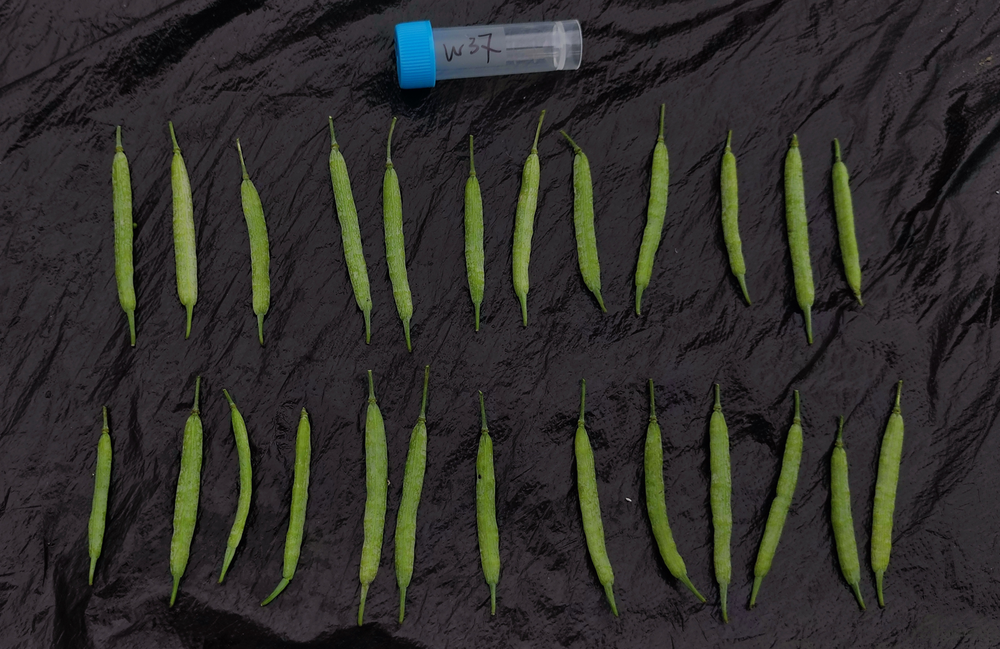
#> input picture test/p2.png, 1000 x 649 px, shrunk from 1434 x 931 before the run, found by its file name
$ python t1.py
#> lines starting #> are read from the running program, lines starting #| are printed output that depends on the picture; after the words box and inside, x2 and y2 are one past the last pixel; in counts of white or black regions, pixels touching at a corner belong together
import cv2
import numpy as np

# 读取图像
image = cv2.imread(r'C:\Users\w\Desktop\adacv\test\p2.png')
#> image is the input picture: shape (649, 1000, 3); mean B, G, R 42.3, 45.9, 46.9

# 转换为HSV色彩空间，用于颜色过滤
hsv = cv2.cvtColor(image, cv2.COLOR_BGR2HSV)
#> hsv: shape (649, 1000, 3); mean H, S, V 131.4, 45.6, 50.2

# 定义绿色的HSV范围（可以根据实际情况调整范围）
lower_green = np.array([35, 40, 40])
upper_green = np.array([85, 255, 255])
mask = cv2.inRange(hsv, lower_green, upper_green)
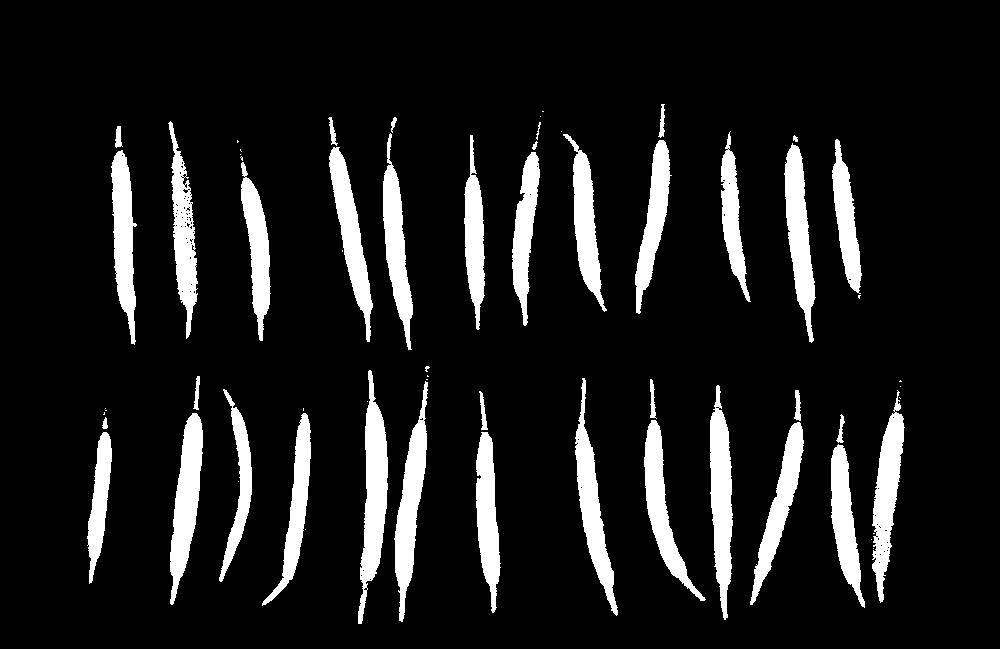
#> mask: shape (649, 1000); 11.1% white; 63 white regions (25 under 20 px), largest, box (x1, y1, x2, y2) and area: (358, 370, 388, 624) 3799, (710, 385, 733, 620) 3484, (394, 381, 428, 622) 3374

# 应用掩膜
filtered_image = cv2.bitwise_and(image, image, mask=mask)
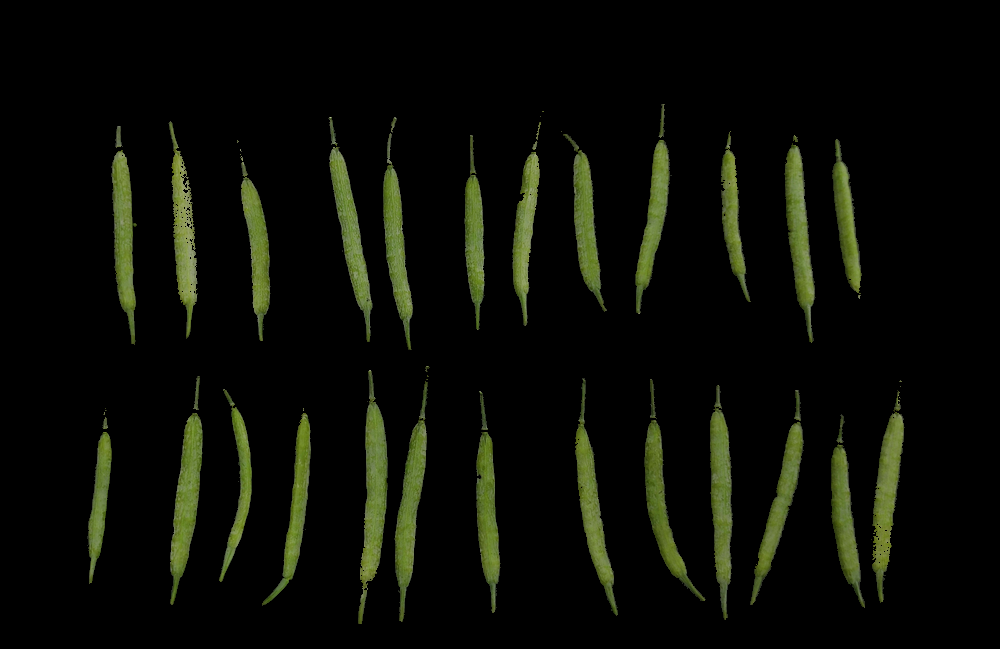
#> filtered_image: shape (649, 1000, 3); mean B, G, R 5.7, 12.7, 10.7

# 转换为灰度图
gray = cv2.cvtColor(filtered_image, cv2.COLOR_BGR2GRAY)
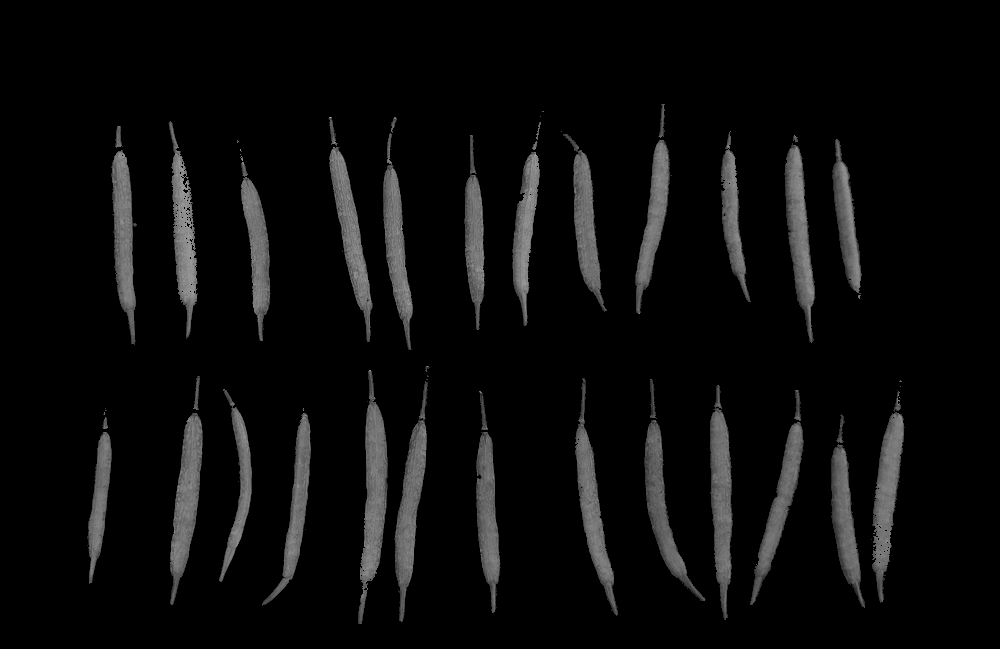
#> gray: shape (649, 1000); min 0, max 185, mean 11.3

# 高斯模糊，平滑图像
blurred = cv2.GaussianBlur(gray, (5, 5), 0)

# 二值化
_, thresh = cv2.threshold(blurred, 20, 255, cv2.THRESH_BINARY)
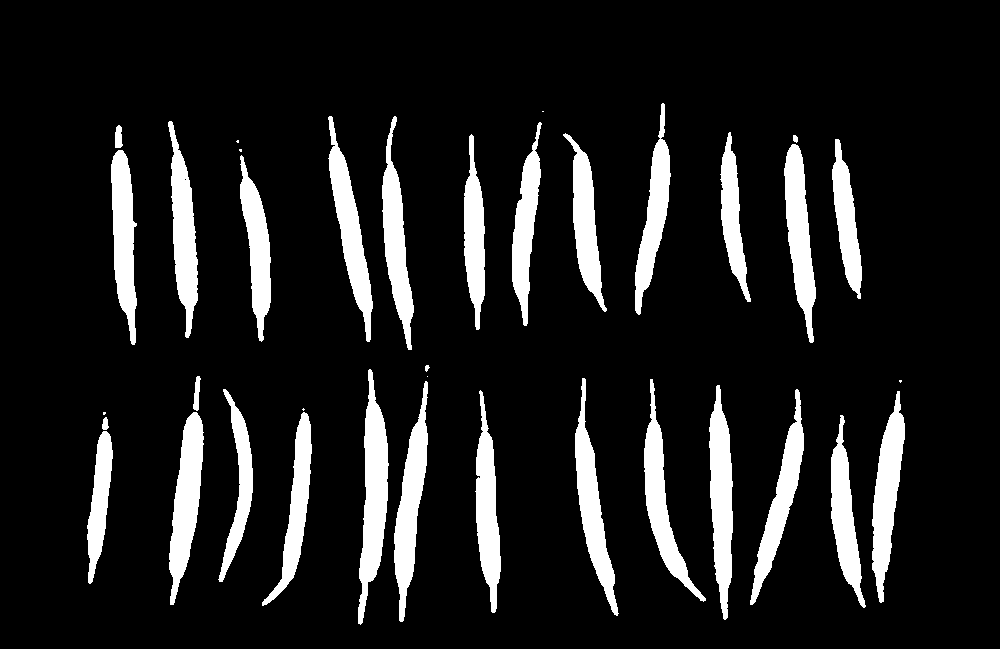
#> thresh: shape (649, 1000); 12.1% white; 37 white regions (7 under 20 px)

# 检测轮廓
contours, _ = cv2.findContours(thresh, cv2.RETR_EXTERNAL, cv2.CHAIN_APPROX_SIMPLE)
#> contours = 37 contours, 8 with area under 20; largest, box (x1, y1, x2, y2) and area: (358, 369, 389, 625) 3904, (709, 385, 733, 620) 3498, (169, 412, 204, 605) 3438, (394, 381, 428, 622) 3410, (872, 391, 905, 603) 3352

# 将轮廓按y坐标排序
contours = sorted(contours, key=lambda c: cv2.boundingRect(c)[1])

# 计数变量
count = 0
detected_pods = []

# 遍历每个轮廓
for i, contour in enumerate(contours):
    x, y, w, h = cv2.boundingRect(contour)
    aspect_ratio = float(w) / h  # 计算长宽比
    area = cv2.contourArea(contour)  # 计算轮廓面积
    perimeter = cv2.arcLength(contour, True)  # 计算轮廓周长
    circularity = 4 * np.pi * (area / (perimeter * perimeter)) if perimeter > 0 else 0

    # 根据长宽比、面积和圆形度过滤角果的轮廓
    if 0.1 < aspect_ratio < 0.9 and area > 200 and 0.1 < circularity < 0.3:

        merged = False


        # 尝试合并相邻的轮廓
        for j, existing in enumerate(detected_pods):
            ex, ey, ew, eh = existing
            # 如果两个轮廓在垂直方向上重叠且水平距离接近，合并为一个角果
            if abs(x - ex) < max(w, ew) and abs(y - (ey + eh)) < 20:
                # 更新现有角果的边界框
                nx = min(x, ex)
                ny = min(y, ey)
                nw = max(x + w, ex + ew) - nx
                nh = max(y + h, ey + eh) - ny
                detected_pods[j] = (nx, ny, nw, nh)
                merged = True
                break
        if not merged:
            detected_pods.append((x, y, w, h))
            count += 1
            cv2.drawContours(image, [contour], -1, (0, 255, 0), 2)  # 绘制轮廓
#> this loop made 37 passes
#> (x, y, w, h, aspect_ratio, area, perimeter, circularity) on passes 1, 3, 4, 5, 6, 7, 8, 9, 10, 11, 12, 14: (635, 103, 36, 212, 0.17, 2800, 462, 0.165), (382, 116, 32, 234, 0.137, 3038.5, 505.4, 0.149), (328, 116, 45, 226, 0.199, 3234, 496.9, 0.165), (168, 121, 30, 217, 0.138, 3167.5, 473.9, 0.177), (512, 122, 30, 204, 0.147, 2669.5, 444.6, 0.17), (115, 125, 8, 23, 0.348, 121, 54.14, 0.519), (720, 132, 31, 170, 0.182, 2134, 373.8, 0.192), (563, 133, 44, 179, 0.246, 2811.5, 400.7, 0.22), (464, 134, 21, 196, 0.107, 2450, 415.2, 0.179), (793, 135, 5, 8, 0.625, 22.5, 19.07, 0.777), (832, 139, 30, 160, 0.188, 2251, 348.9, 0.232), (784, 144, 32, 199, 0.161, 3195, 428.5, 0.219)
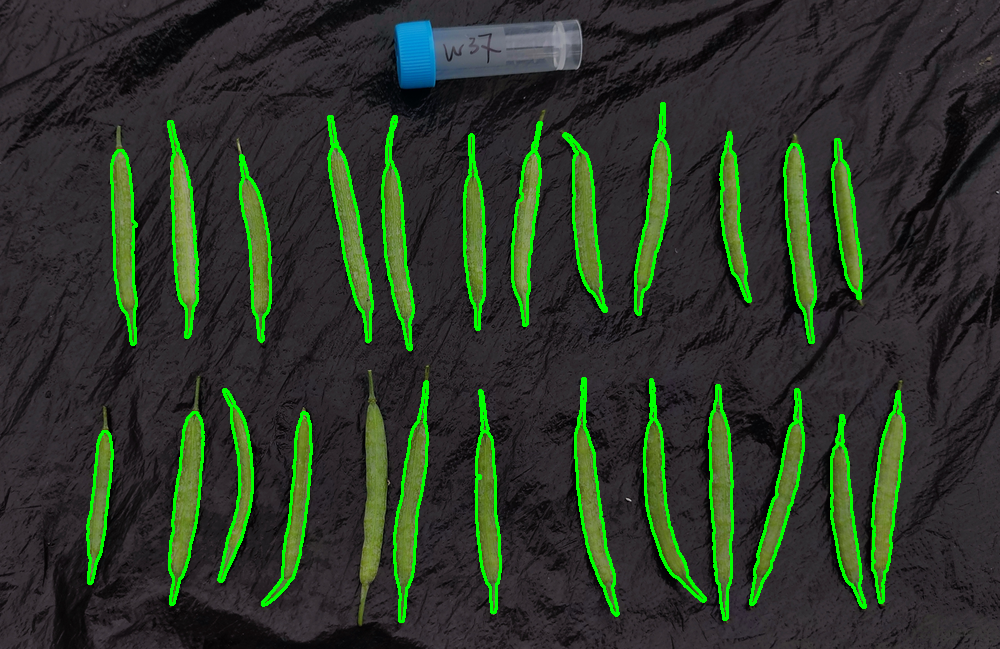
#> image: shape (649, 1000, 3); 5.13% of pixels changed, all inside (x1, y1, x2, y2) = (86, 102, 906, 623)
#> after the loop, count = 24; detected_pods = 24 items, first 6: (635, 103, 36, 212), (358, 116, 56, 509), (328, 116, 45, 226), (168, 121, 30, 217), (512, 122, 30, 204), (720, 132, 31, 170)

# 绘制每个检测到的角果
for (x, y, w, h) in detected_pods:
    cv2.rectangle(image, (x, y), (x + w, y + h), (0, 0, 255), 2)
#> this loop made 24 passes
#> (x, y, w, h) on passes 1 to 12: (635, 103, 36, 212), (358, 116, 56, 509), (328, 116, 45, 226), (168, 121, 30, 217), (512, 122, 30, 204), (720, 132, 31, 170), (563, 133, 44, 179), (464, 134, 21, 196), (832, 139, 30, 160), (784, 144, 32, 199), (111, 150, 26, 195), (240, 155, 31, 187)
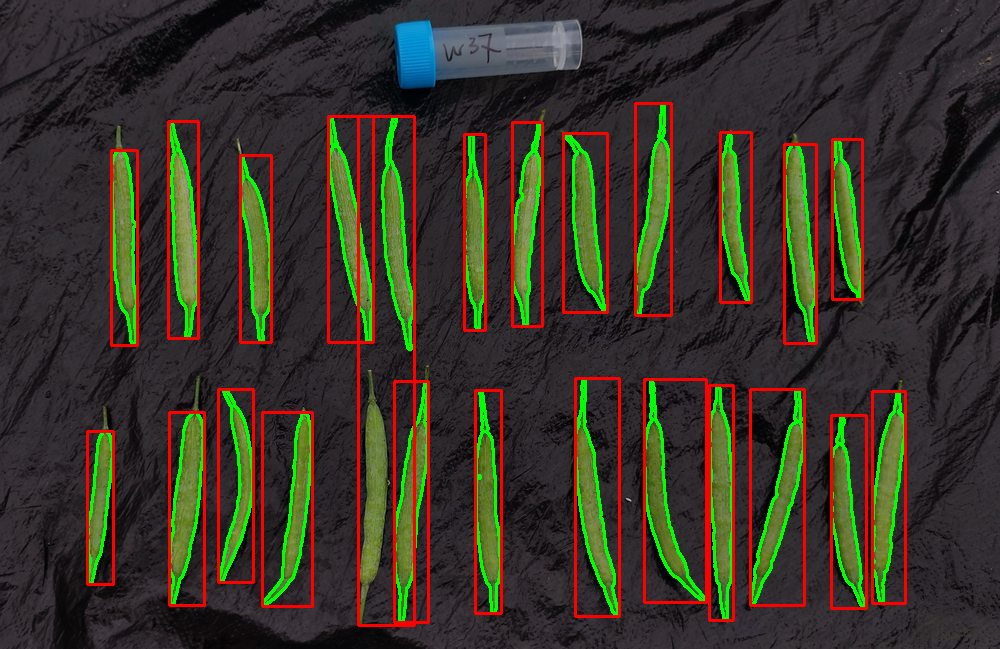
#> image: shape (649, 1000, 3); 5.56% of pixels changed, all inside (x1, y1, x2, y2) = (86, 102, 907, 627)

# 在图像右上角显示计数结果
cv2.putText(image, f"Count: {count}", (image.shape[1] - 150, 50),
            cv2.FONT_HERSHEY_SIMPLEX, 1, (0, 255, 0), 2)
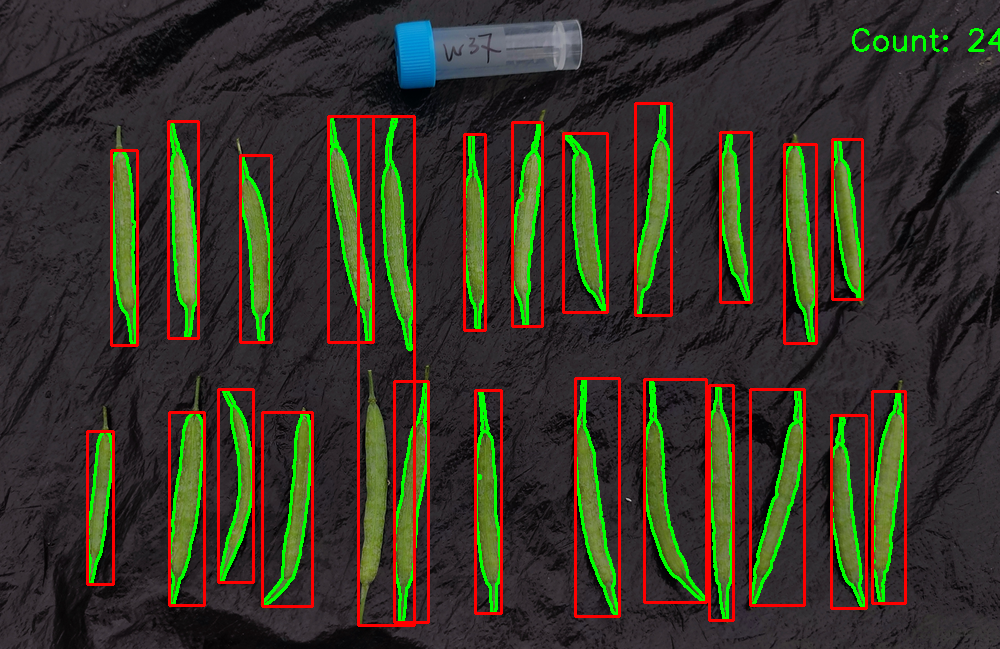
#> image: shape (649, 1000, 3); 0.14% of pixels changed, all inside (x1, y1, x2, y2) = (852, 28, 1000, 52)

# 显示结果图像
cv2.imshow("Counted Pods", image)
cv2.waitKey(0)
cv2.destroyAllWindows()

$ run again, with test/p3.jpg saved as test/p2.png
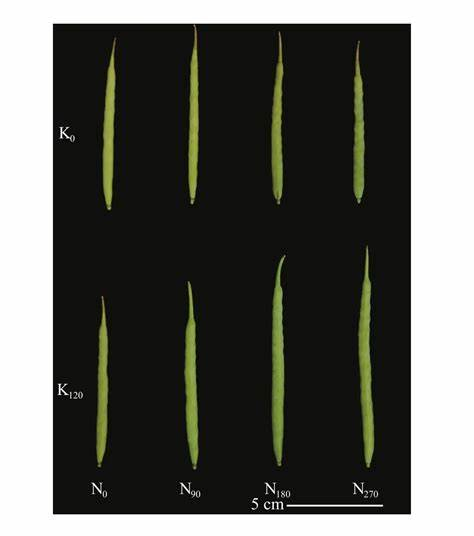
#> input picture test/p3.jpg, 474 x 536 px, found by its file name
#> image is the input picture: shape (536, 474, 3); mean B, G, R 90.7, 95.9, 95.1
#> hsv: shape (536, 474, 3); mean H, S, V 24.4, 36.2, 96.1
#> mask: shape (536, 474); 4.1% white; 20 white regions (11 under 20 px), largest, box (x1, y1, x2, y2) and area: (358, 245, 375, 468) 2147, (271, 256, 285, 466) 2119, (184, 283, 199, 468) 1744
#> thresh: shape (536, 474); 4.8% white; 11 white regions (2 under 20 px)
#> contours = 11 contours, 2 with area under 20; largest, box (x1, y1, x2, y2) and area: (357, 247, 375, 468) 2221, (271, 256, 285, 467) 2184, (183, 282, 199, 469) 1836, (95, 335, 109, 467) 1304, (353, 79, 366, 203) 1243
#> the loop `for i, contour in enumerate(contours):` made 11 passes
#> (x, y, w, h, aspect_ratio, area, perimeter, circularity) on passes 4, 11: (353, 79, 13, 124, 0.105, 1243, 264.8, 0.223), (95, 335, 14, 132, 0.106, 1304, 280.3, 0.209)
#> after the loop `for i, contour in enumerate(contours):`:
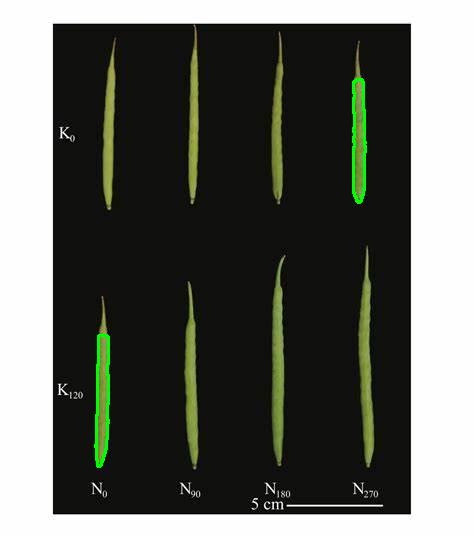
#> image: shape (536, 474, 3); 0.66% of pixels changed, all inside (x1, y1, x2, y2) = (94, 78, 367, 468)
#> after the loop `for i, contour in enumerate(contours):`: count = 2; detected_pods = [(353, 79, 13, 124), (95, 335, 14, 132)]
#> the loop `for (x, y, w, h) in detected_pods:` made 2 passes
#> `cv2.putText(image, f"Count: {count}", (image.shape[1] - 150, 50), cv2...`:
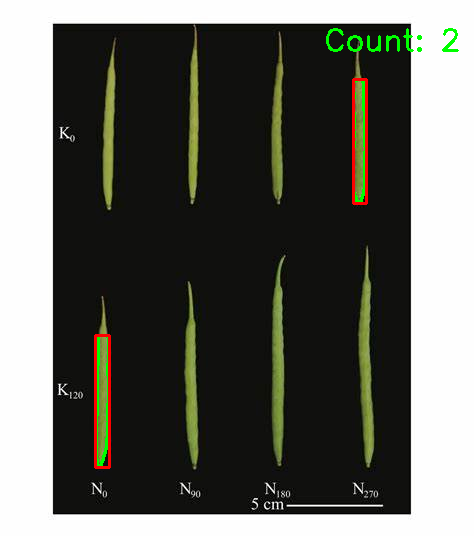
#> image: shape (536, 474, 3); mean B, G, R 90.3, 96.9, 96.2

$ run again, with test/p4.jpg saved as test/p2.png
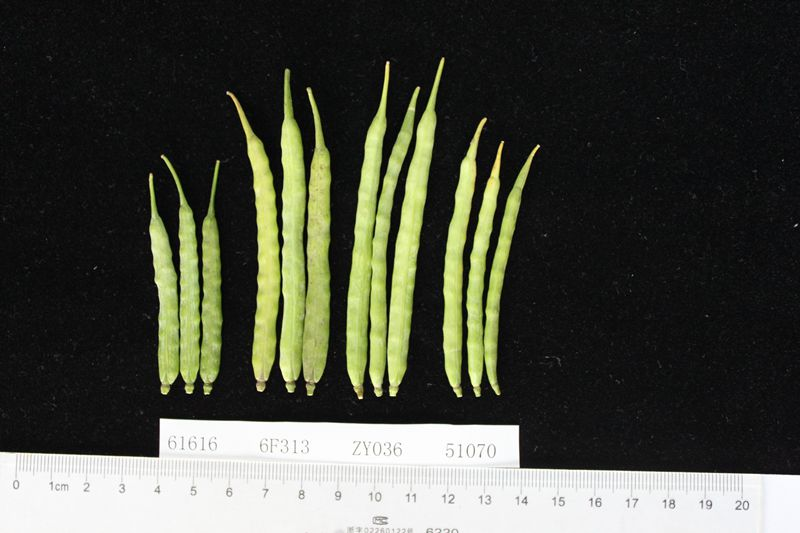
#> input picture test/p4.jpg, 800 x 533 px, found by its file name
#> image is the input picture: shape (533, 800, 3); mean B, G, R 64.1, 75.6, 73.3
#> hsv: shape (533, 800, 3); mean H, S, V 34.9, 33.4, 76.1
#> mask: shape (533, 800); 10.1% white; 56 white regions (42 under 20 px), largest, box (x1, y1, x2, y2) and area: (346, 80, 440, 384) 15448, (150, 156, 223, 394) 10067, (269, 68, 320, 378) 6760
#> thresh: shape (533, 800); 11.4% white; 21 white regions (6 under 20 px)
#> contours = 21 contours, 8 with area under 20; largest, box (x1, y1, x2, y2) and area: (345, 80, 441, 385) 16376, (149, 156, 224, 394) 10770, (267, 68, 332, 381) 9278, (465, 162, 526, 386) 5566, (441, 151, 471, 386) 3575
#> the loop `for i, contour in enumerate(contours):` made 21 passes
#> (x, y, w, h, aspect_ratio, area, perimeter, circularity) on passes 1 to 8: (267, 68, 65, 313, 0.208, 9278, 1479.6, 0.0533), (345, 80, 96, 305, 0.315, 16375.5, 1424.7, 0.101), (408, 88, 11, 19, 0.579, 111, 47.8, 0.611), (312, 102, 7, 15, 0.467, 35.5, 38.38, 0.303), (319, 121, 12, 45, 0.267, 198.5, 98.87, 0.255), (260, 143, 10, 18, 0.556, 68.5, 45.21, 0.421), (441, 151, 30, 235, 0.128, 3575, 520, 0.166), (149, 156, 75, 238, 0.315, 10770, 1110.5, 0.11)
#> after the loop `for i, contour in enumerate(contours):`:
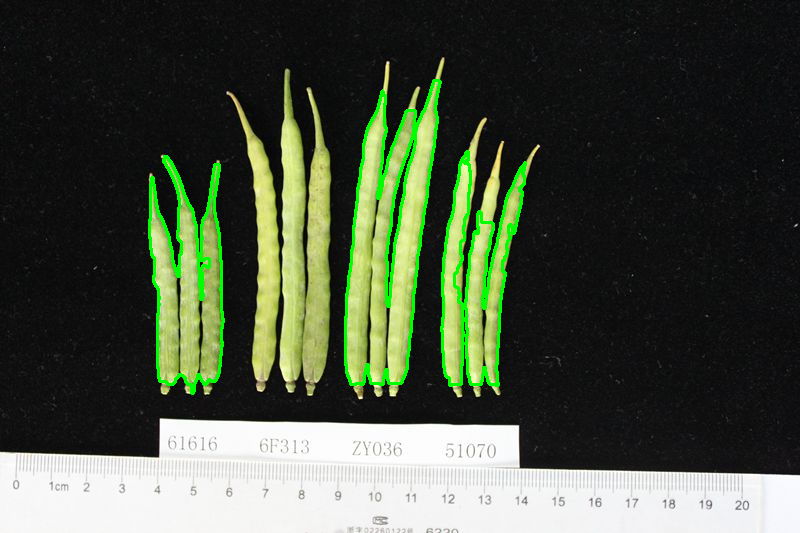
#> image: shape (533, 800, 3); 2.79% of pixels changed, all inside (x1, y1, x2, y2) = (148, 79, 527, 395)
#> after the loop `for i, contour in enumerate(contours):`: count = 4; detected_pods = [(345, 80, 96, 305), (441, 151, 30, 235), (149, 156, 75, 238), (465, 162, 61, 224)]
#> the loop `for (x, y, w, h) in detected_pods:` made 4 passes
#> `cv2.putText(image, f"Count: {count}", (image.shape[1] - 150, 50), cv2...`:
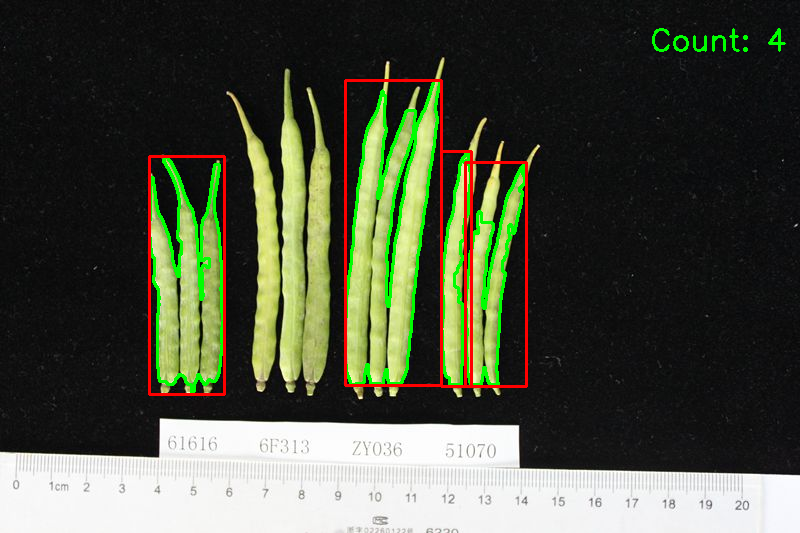
#> image: shape (533, 800, 3); mean B, G, R 62.6, 79.8, 74.9
